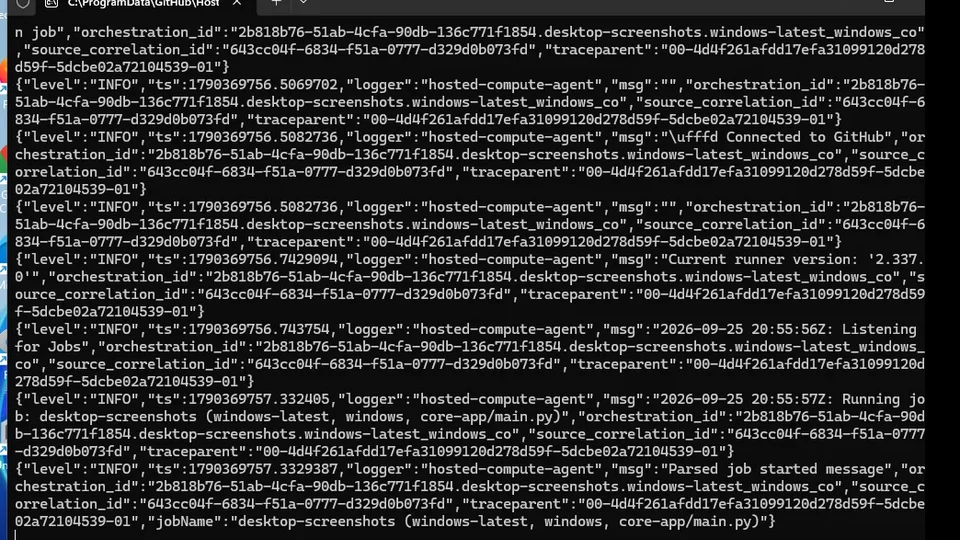
#> input picture src/assets/img/windows.webp, 960 x 540 px, found by its file name
$ python assemble_thumbnails.py
#> lines starting #> are read from the running program, lines starting #| are printed output that depends on the picture
#!/usr/bin/env python3
"""Normalize screenshots and assemble the website/platform thumbnail."""

import argparse
import os
from pathlib import Path

from PIL import Image, ImageOps


def load_image(path: str | None) -> Image.Image | None:
    if not path or not os.path.exists(path):
        return None
    try:
        return Image.open(path).convert("RGB")
    except Exception as error:
        print(f"Failed to open {path}: {error}")
        return None


def fit_image(image: Image.Image, size: tuple[int, int]) -> Image.Image:
    return ImageOps.fit(image, size, method=Image.Resampling.LANCZOS)


def save_if_source(source: str | None, destination: str, size: tuple[int, int]) -> None:
    image = load_image(source)
    if image is None:
        return
    Path(destination).parent.mkdir(parents=True, exist_ok=True)
    fit_image(image, size).save(destination, "WEBP", quality=86)


def compose_grid(paths: list[str], output: str, cell_size: tuple[int, int], spacing: int = 14) -> None:
#> called with output = 'src/assets/img/thumbnail.webp', cell_size = (960, 540), spacing = 14
    images: list[Image.Image] = []
    for path in paths:
        image = load_image(path)
#> call 4 of load_image, with path = 'src/assets/img/windows.webp'
#> in load_image, returned value is the input picture: PIL image 960x540 RGB; mean R, G, B 42.4, 42.7, 43
        if image is None:
            image = Image.new("RGB", cell_size, (246, 247, 249))
        images.append(fit_image(image, cell_size))

    width = cell_size[0] * 2 + spacing
    height = cell_size[1] * 2 + spacing
    canvas = Image.new("RGB", (width, height), (255, 255, 255))
#> canvas: PIL image 1934x1094 RGB; every value is 255

    positions = [(0, 0), (cell_size[0] + spacing, 0), (0, cell_size[1] + spacing), (cell_size[0] + spacing, cell_size[1] + spacing)]
    for image, position in zip(images, positions):
        canvas.paste(image, position)
#> this loop made 3 passes
#> position on passes 1 to 3: (0, 0), (974, 0), (0, 554)
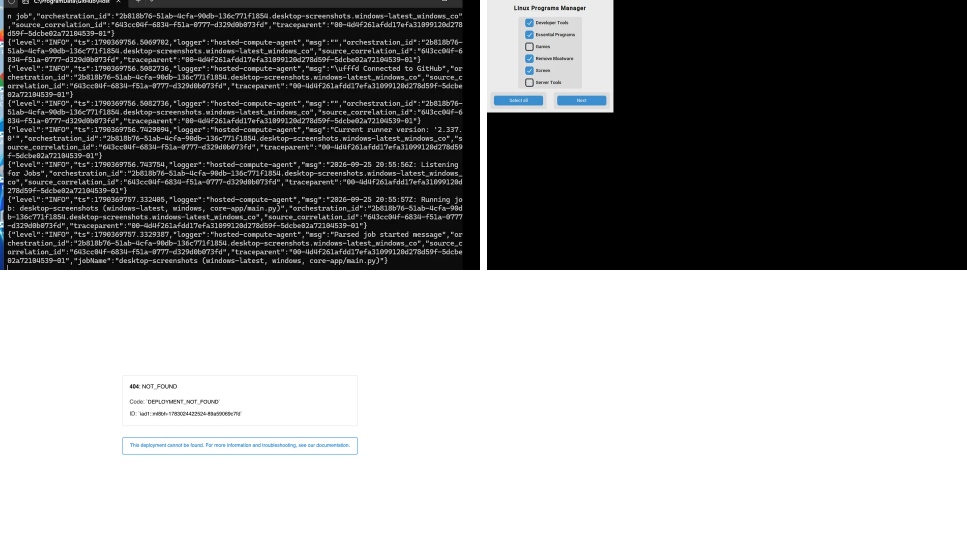
#> canvas: PIL image 1934x1094 RGB (shown at 1/2 size); mean R, G, B 145.7, 146, 146.3

    Path(output).parent.mkdir(parents=True, exist_ok=True)
    canvas.save(output, "WEBP", quality=86)


def main() -> None:
    parser = argparse.ArgumentParser()
    parser.add_argument("--windows")
    parser.add_argument("--linux")
    parser.add_argument("--site")
    parser.add_argument("--out-windows", default="src/assets/img/windows.webp")
    parser.add_argument("--out-linux", default="src/assets/img/linux.webp")
    parser.add_argument("--out-site", default="src/assets/img/site.webp")
    parser.add_argument("--output", default="src/assets/img/thumbnail.webp")
    args = parser.parse_args()

    cell_size = (960, 540)
    save_if_source(args.windows, args.out_windows, cell_size)
    save_if_source(args.linux, args.out_linux, cell_size)
    save_if_source(args.site, args.out_site, cell_size)

    compose_grid(
        [args.out_windows, args.out_linux, args.out_site],
        args.output,
        cell_size,
    )


if __name__ == "__main__":
    main()
